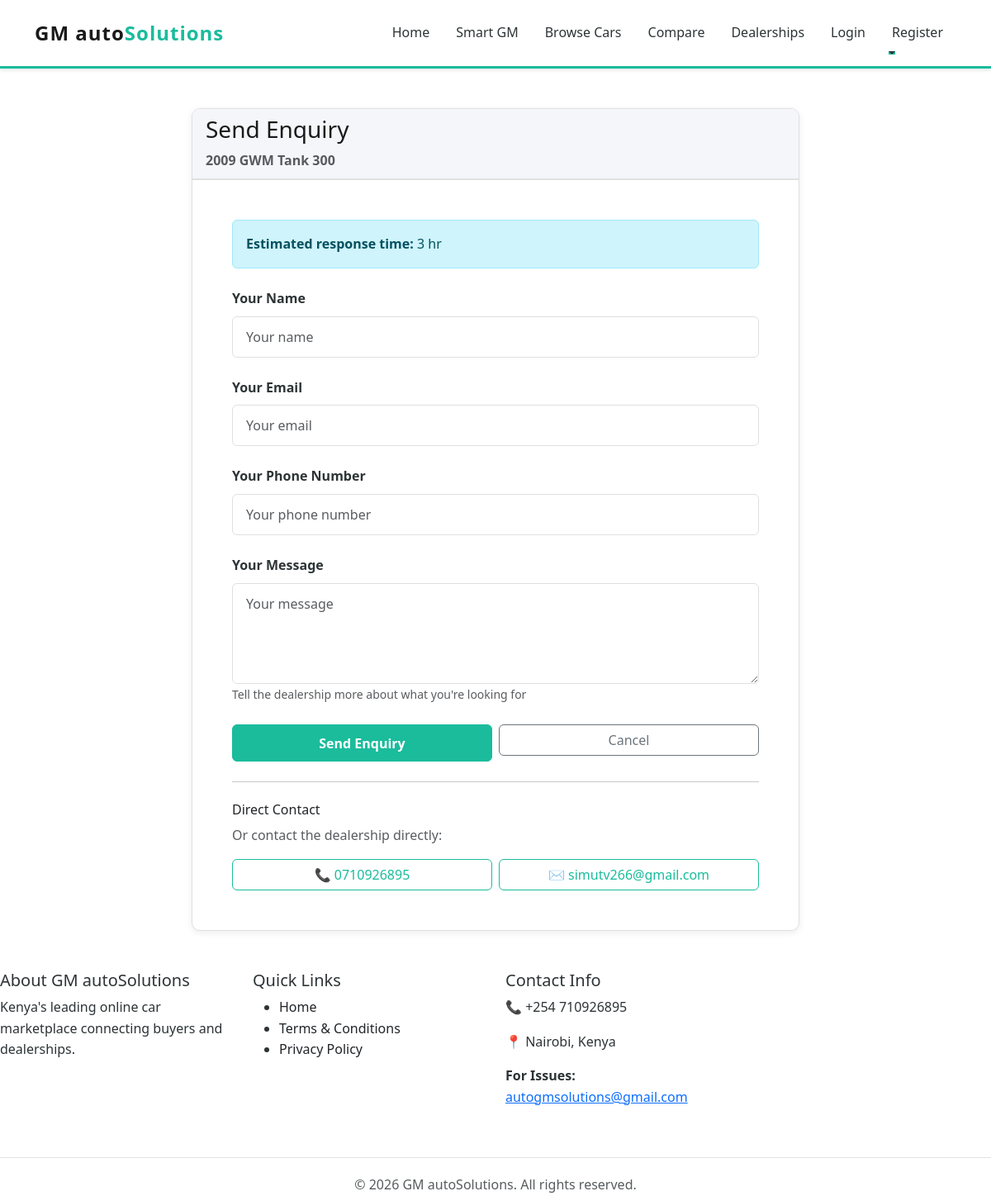
The page /car/209/enquire/ on the database its author committed.
### myapp/models.py (models this page shows, shortened)
class Car(models.Model):
    FUEL_CHOICES = [
        ('petrol', 'Petrol'),
        ('diesel', 'Diesel'),
        ('hybrid', 'Hybrid'),
        ('electric', 'Electric'),
    ]
    TRANSMISSION_CHOICES = [
        ('manual', 'Manual'),
        ('automatic', 'Automatic'),
    ]
    CONDITION_CHOICES = [
        ('brand_new', 'Brand New'),
        ('used_locally', 'Locally Used'),
        ('used_foreignly', 'Foreignly Used'),
    ]
    ENGINE_SIZE_CHOICES = [
        ('1.0', '1.0L'),
        ('1.2', '1.2L'),
        ('1.4', '1.4L'),
        ('1.5', '1.5L'),
        ('1.6', '1.6L'),
        ('1.8', '1.8L'),
        ('2.0', '2.0L'),
        ('2.5', '2.5L'),
        ('3.0', '3.0L'),
        ('other', 'Other'),
    ]
    DOORS_CHOICES = [
        (2, '2 Doors'),
        (3, '3 Doors'),
        (4, '4 Doors'),
        (5, '5 Doors'),
    ]
    BODY_TYPE_CHOICES = [
        ('sedan', 'Sedan'),
        ('suv', 'SUV'),
        ('hatchback', 'Hatchback'),
        ('coupe', 'Coupe'),
        ('convertible', 'Convertible'),
        ('wagon', 'Wagon'),
        ('pickup', 'Pickup'),
        ('van', 'Van'),
        ('other', 'Other'),
    ]
    OWNERS_CHOICES = [
        (0, '0 Owners'),
        (1, '1 Owner'),
        (2, '2 Owners'),
        (3, '3+ Owners'),
    ]
    dealership = models.ForeignKey(Dealership, on_delete=models.CASCADE, related_name='cars')
    title = models.CharField(max_length=255)
    make = models.CharField(max_length=100)  # Toyota, BMW, etc.
    model = models.CharField(max_length=100)  # Camry, 3 Series, etc.
    variant = models.CharField(max_length=100, blank=True)
    year = models.IntegerField(validators=[MinValueValidator(1990), MaxValueValidator(datetime.now().year + 1)])
    price = models.DecimalField(max_digits=12, decimal_places=2)
    mileage = models.IntegerField()  # in kilometers
    fuel_type = models.CharField(max_length=20, choices=FUEL_CHOICES)
    transmission = models.CharField(max_length=20, choices=TRANSMISSION_CHOICES)
    condition = models.CharField(max_length=20, choices=CONDITION_CHOICES)
    color = models.CharField(max_length=50)
    exterior_color = models.CharField(max_length=100, blank=True, help_text="Exterior paint color (e.g., Pearl White, Jet Black)")
    interior_color = models.CharField(max_length=100, blank=True, help_text="Interior color scheme (e.g., Black, Beige, Two-Tone)")
    seat_material = models.CharField(max_length=100, blank=True, help_text="Seat material type (e.g., Leather, Cloth, Nappa Leather)")
    interior_trim = models.CharField(max_length=100, blank=True, help_text="Interior trim material (e.g., Piano Black, Carbon Fiber, Wood Trim)")
    seats = models.IntegerField(default=5)
    engine_size = models.CharField(max_length=10, choices=ENGINE_SIZE_CHOICES, blank=True)
    doors = models.IntegerField(choices=DOORS_CHOICES, blank=True, null=True)
    body_type = models.CharField(max_length=20, choices=BODY_TYPE_CHOICES, blank=True)
    previous_owners = models.IntegerField(choices=OWNERS_CHOICES, blank=True, null=True)
    description = models.TextField()
    main_image = models.ImageField(upload_to='car_images/', null=True, blank=True)
    image2 = models.ImageField(upload_to='car_images/', null=True, blank=True)
    image3 = models.ImageField(upload_to='car_images/', null=True, blank=True)
    image4 = models.ImageField(upload_to='car_images/', null=True, blank=True)
    features = models.TextField(help_text="Comma-separated list of features")  # e.g., "ABS, Power Steering, AC, etc."
    is_sold = models.BooleanField(default=False)  # Mark car as sold
    is_approved = models.BooleanField(default=False)  # Must be approved by admin to appear
    is_premium = models.BooleanField(default=False)  # Premium cars appear in best cars section on home page
    is_top_pick = models.BooleanField(default=False)  # Top pick cars appear prominently on home page
    submitted_for_review = models.BooleanField(default=False)  # Dealership submitted for admin review
    submitted_at = models.DateTimeField(null=True, blank=True)  # When car was submitted for review
    created_at = models.DateTimeField(auto_now_add=True)
    updated_at = models.DateTimeField(auto_now=True)
    class Meta:
        ordering = ['-created_at']

class Dealership(models.Model):
    user = models.OneToOneField(User, on_delete=models.CASCADE, related_name='dealership')
    company_name = models.CharField(max_length=255)
    description = models.TextField()
    logo = models.ImageField(upload_to='dealership_logos/', null=True, blank=True)
    website = models.URLField(blank=True)
    instagram_url = models.URLField(blank=True)
    facebook_url = models.URLField(blank=True)
    twitter_url = models.URLField(blank=True)
    youtube_url = models.URLField(blank=True)
    linkedin_url = models.URLField(blank=True)
    tiktok_url = models.URLField(blank=True)
    email = models.EmailField()
    phone_number = models.CharField(max_length=15)
    location = models.CharField(max_length=255)  # City/Area in Kenya
    area_code = models.CharField(max_length=20, blank=True, help_text="Area code (e.g., 00100 for Nairobi CBD)")
    latitude = models.FloatField(null=True, blank=True)  # For Google Maps
    longitude = models.FloatField(null=True, blank=True)  # For Google Maps
    address = models.TextField()
    business_certificate = models.FileField(upload_to='dealership_certificates/', null=True, blank=False)
    is_approved = models.BooleanField(default=False)  # Dealership must be approved to be active
    is_premium = models.BooleanField(default=False)  # Premium dealerships appear as top picks on the home page
    is_verified = models.BooleanField(default=False)  # Admin-controlled verified badge for trusted dealerships
    RESPONSE_TIME_CHOICES = [
        ('10_min', '10 min'),
        ('1_hr', '1 hr'),
        ('3_hr', '3 hr'),
        ('6_hr', '6 hr'),
        ('24_hr', '24 hr'),
    ]
    response_time_badge_enabled = models.BooleanField(default=False)
    response_time_badge_choice = models.CharField(
        max_length=20,
        choices=RESPONSE_TIME_CHOICES,
        blank=True,
        default=''
    )
    rating = models.FloatField(default=0, validators=[MinValueValidator(0), MaxValueValidator(5)])
    created_at = models.DateTimeField(auto_now_add=True)
    updated_at = models.DateTimeField(auto_now=True)
    @property
    def response_time_badge_label(self):
        if self.response_time_badge_enabled and self.response_time_badge_choice:
            return dict(self.RESPONSE_TIME_CHOICES).get(self.response_time_badge_choice, '')
        return ''

### myapp/views.py (the view)
# urls.py: path('car/<int:car_id>/enquire/', views.enquire_car, name='enquire_car'),
def enquire_car(request, car_id):
    car = get_object_or_404(Car, id=car_id)
    if request.method == 'POST':
        form = EnquiryForm(request.POST)
        if form.is_valid():
            enquiry = form.save(commit=False)
            enquiry.car = car
            enquiry.dealership = car.dealership
            enquiry.save()
            EnquiryMessage.objects.create(
                enquiry=enquiry,
                sender_type='buyer',
                sender_name=enquiry.buyer_name,
                message=enquiry.message,
            )
            messages.success(request, 'Your enquiry has been sent successfully!')
            return redirect('car_detail', car_id=car.id)
    else:
        form = EnquiryForm()
    context = {'car': car, 'form': form}
    return render(request, 'enquire_car.html', context)

### myapp/forms.py
class EnquiryForm(forms.ModelForm):
    class Meta:
        model = Enquiry
        fields = ('buyer_name', 'buyer_email', 'buyer_phone', 'message')
        widgets = {
            'buyer_name': forms.TextInput(attrs={
                'class': 'form-control',
                'placeholder': 'Your name'
            }),
            'buyer_email': forms.EmailInput(attrs={
                'class': 'form-control',
                'placeholder': 'Your email'
            }),
            'buyer_phone': forms.TextInput(attrs={
                'class': 'form-control',
                'placeholder': 'Your phone number'
            }),
            'message': forms.Textarea(attrs={
                'class': 'form-control',
                'placeholder': 'Your message',
                'rows': 4
            }),
        }

### myapp/context_processors.py (called while the page is built)
def car_hierarchy(request):
    return {
        'car_hierarchy_json': json.dumps(get_combined_car_hierarchy())
    }

### myapp/Templates/enquire_car.html (shortened to what this page needs)
{% extends 'base.html' %}
{% block content %}
<div class="container py-5">
    <div class="row justify-content-center">
        <div class="col-lg-8 col-md-10">
            <div class="card">
                <div class="card-header">
                    <h3 class="mb-0">Send Enquiry</h3>
                    <p class="text-muted mb-0 mt-2">{{ car.year }} {{ car.make }} {{ car.model }}</p>
                </div>
                <div class="card-body p-5">
                    {% if car.dealership.response_time_badge_enabled and car.dealership.response_time_badge_choice %}
                        <div class="alert alert-info mb-4">
                            <strong>Estimated response time:</strong> {{ car.dealership.response_time_badge_label }}
                        </div>
                    {% endif %}
                    <form method="post">
                        <div class="mb-4">
                            <label class="form-label">Your Name</label>
                            {{ form.buyer_name }}
                        </div>
                        <div class="mb-4">
                            <label class="form-label">Your Email</label>
                            {{ form.buyer_email }}
                        </div>
                        <div class="mb-4">
                            <label class="form-label">Your Phone Number</label>
                            {{ form.buyer_phone }}
                        </div>
                        <div class="mb-4">
                            <label class="form-label">Your Message</label>
                            {{ form.message }}
                            <small class="form-text text-muted">Tell the dealership more about what you're looking for</small>
                        </div>
                        <div class="row g-2">
                            <div class="col-md-6">
                                <button type="submit" class="btn btn-primary w-100">Send Enquiry</button>
                            </div>
                            <div class="col-md-6">
                                <a href="/car/{{ car.id }}/" class="btn btn-outline-secondary w-100">Cancel</a>
                            </div>
                        </div>
                    </form>
                    <hr class="my-4">
                    <h6>Direct Contact</h6>
                    <p class="text-muted mb-3">Or contact the dealership directly:</p>
                    <div class="row g-2">
                        <div class="col-md-6">
                            <a href="tel:{{ car.dealership.phone_number }}" class="btn btn-outline-primary w-100">
                                📞 {{ car.dealership.phone_number }}
                            </a>
                        </div>
                        <div class="col-md-6">
                            <a href="mailto:{{ car.dealership.email }}" class="btn btn-outline-primary w-100">
                                ✉️ {{ car.dealership.email }}
                            </a>
                        </div>
                    </div>
                </div>
            </div>
        </div>
    </div>
</div>
{% endblock %}

### myapp/Templates/base.html (style rules this page uses)
:root { --primary-white: #ffffff; --primary-black: #1a1a1a; --accent-teal: #1abc9c; --dark-gray: #2d3436; --light-gray: #f5f6fa; --text-dark: #2d3436; --text-light: #636e72; --border-color: #e0e0e0; }
* { margin: 0; padding: 0; box-sizing: border-box; }
html, body { height: 100%; background-color: var(--primary-white); }
body { font-family: 'Segoe UI', Tahoma, Geneva, Verdana, sans-serif; color: var(--text-dark); line-height: 1.6; }
.btn-primary { background-color: var(--accent-teal) !important; border-color: var(--accent-teal) !important; color: var(--primary-white) !important; font-weight: 600; padding: 0.6rem 1.5rem; transition: all 0.3s ease; }
.btn-outline-primary { color: var(--accent-teal) !important; border-color: var(--accent-teal) !important; }
.card { border: 1px solid var(--border-color); border-radius: 10px; transition: all 0.3s ease; overflow: hidden; box-shadow: 0 2px 8px rgba(0, 0, 0, 0.08); }
.card-header { background-color: var(--light-gray) !important; border-bottom: 2px solid var(--border-color); font-weight: 600; color: var(--primary-black); }
.form-control, .form-select { border: 1px solid var(--border-color); border-radius: 6px; padding: 0.75rem 1rem; transition: all 0.3s ease; }
.form-label { font-weight: 600; color: var(--text-dark); margin-bottom: 0.5rem; }

### rows shown on the page
Car: year "2009", make "GWM", model "Tank 300", dealership.response_time_badge_label "3 hr", dealership.phone_number "0710926895", dealership.email "simutv266@gmail.com"
